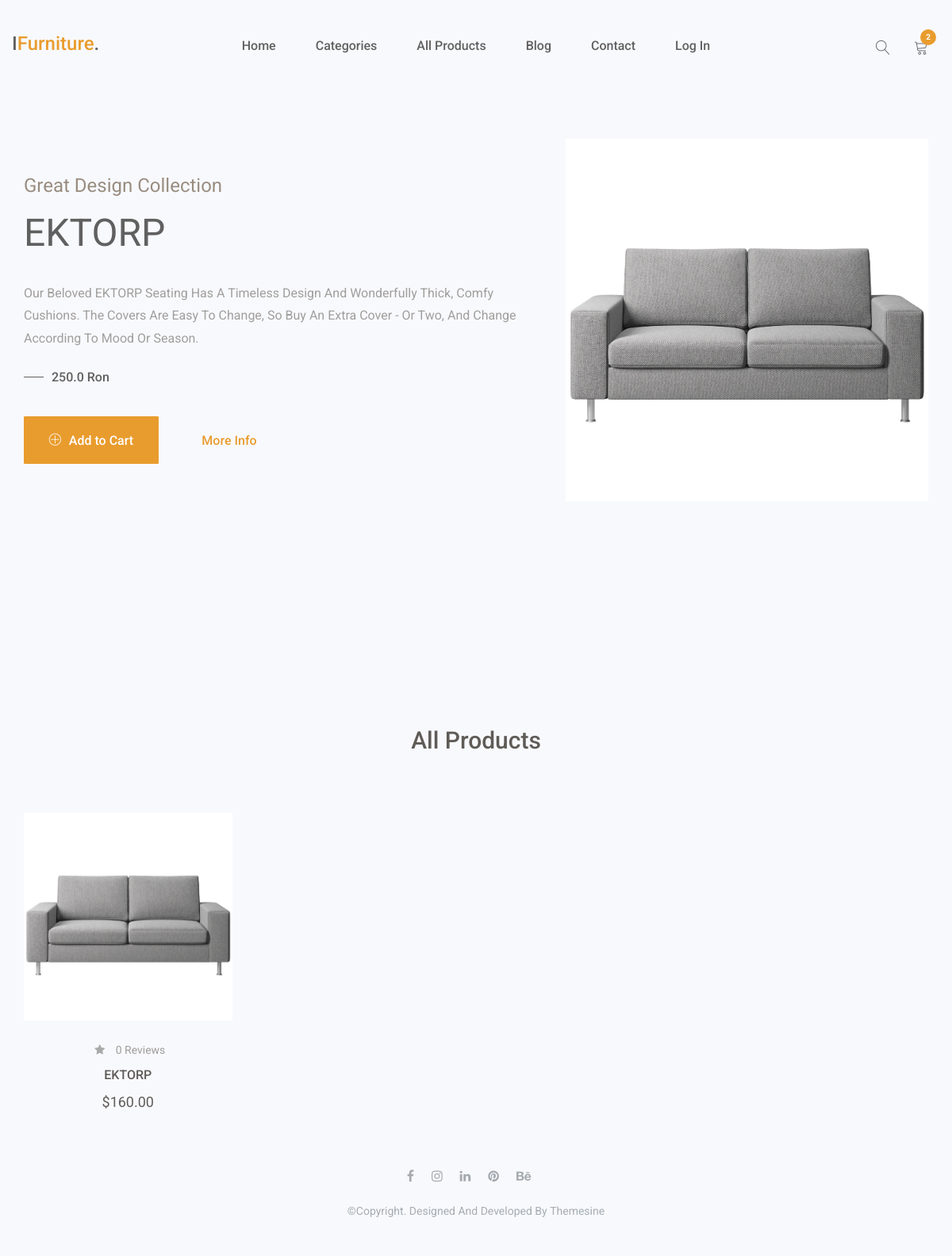
Before: /category/sofas/ with the older database file.
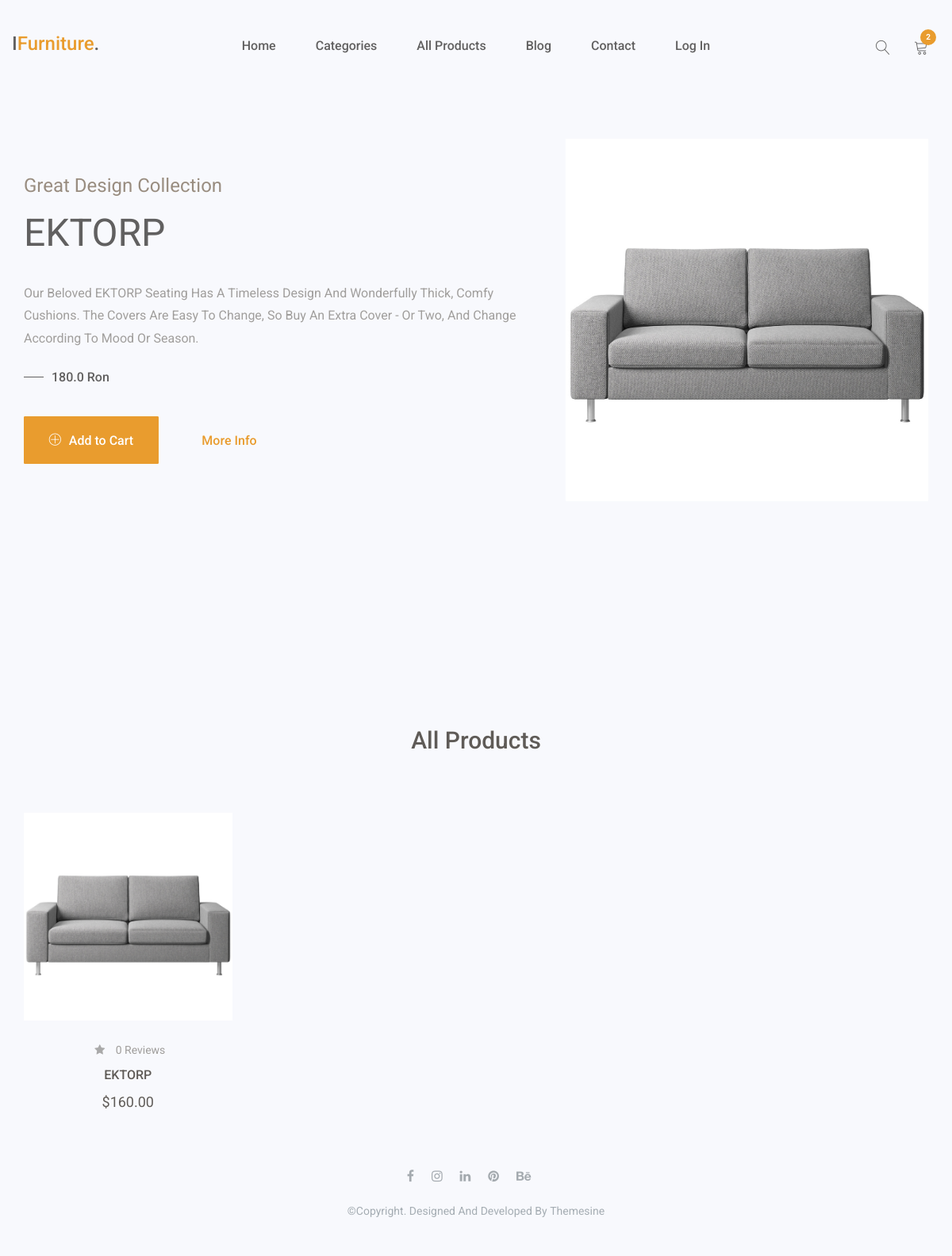
After: the same page with the newer database file.
### onlinestore/models.py (models this page shows, shortened)
class Product(models.Model):
    name=models.CharField(max_length=256)
    description=models.TextField()
    date_added=models.DateField(auto_now_add=True)
    dimensions=models.CharField(max_length=128)
    weight=models.FloatField()
    image=models.ImageField(upload_to='product_images')
    price=models.FloatField()
    featured=models.BooleanField(default=False)
    reduced_price=models.BooleanField(default=False)
    new_price=models.FloatField(default=None)
    category=models.ForeignKey(Category,on_delete=models.CASCADE)
    tags=models.ManyToManyField(Tag)
    class Meta:
        ordering=['-date_added','name']
        get_latest_by='date_added'

### onlinestore/views.py (the view)
class CategoryDetails(View):
    model=Category
    template_name='onlinestore/category_details.html'
    def get(self,request,slug):
        category=get_object_or_404(self.model,slug__iexact=slug)
        products=category.product_set.all()
        banner_product=random.choice(products)
        context={'category':category,'product_list':products,'banner_product':banner_product}
        return render(request,self.template_name,context=context)

### onlinestore/templates/onlinestore/category_details.html
{% extends parent_template|default:'onlinestore/onlinestore_base.html'%}
{% block content %}
<div id="header-carousel" class="carousel slide carousel-fade" data-ride="carousel">
				<div class="carousel-inner" role="listbox">
					<div class="item active">
						<div class="single-slide-item slide1">
							<div class="container">
								<div class="welcome-hero-content">
									<div class="row">
										<div class="col-sm-7">
											<div class="single-welcome-hero">
												<div class="welcome-hero-txt">
													<h4>great design collection</h4>
													<h2>{{ banner_product.name}}</h2>
													<p>
														{{banner_product.description}}
													</p>
													<div class="packages-price">
														<p>
															{{banner_product.new_price}} Ron
														</p>
													</div>
													<button class="btn-cart welcome-add-cart" onclick="window.location.href='#'">
														<span class="lnr lnr-plus-circle"></span>
														add <span>to</span> cart
													</button>
													<button class="btn-cart welcome-add-cart welcome-more-info" onclick="window.location.href='#'">
														more info
													</button>
												</div>
											</div>
										</div>
										<div class="col-sm-5">
											<div class="single-welcome-hero">
												<div class="welcome-hero-img">
													<img src="{{banner_product.image.url}}" alt="slider image">
												</div>
											</div>
										</div>
									</div>
								</div>
							</div>
						</div>
					</div>
				</div>
			</div>
		<section id="feature" class="feature">
			<div class="container">
				<div class="section-header">
					<h2>All Products</h2>
				</div>
				<div class="feature-content">
					<div class="row">
						{% for product in product_list %}
						<div class="col-sm-3">
							<div class="single-feature">
								<img src="{{product.image.url}}" alt="feature image">
								<div class="single-feature-txt text-center">
									<p>
										<span class="spacial-feature-icon"><i class="fa fa-star"></i></span>
										<span class="feature-review">{{product.review_set.count}} Reviews</span>
									</p>
									<h3><a href="#">{{product.name}}</a></h3>
									<h5>$160.00</h5>
								</div>
							</div>
						</div>
						{% endfor %}
					</div>
				</div>
			</div>
		</section>
{% endblock content %}

Changed rows visible on the page:
changed Product "EKTORP": new_price "250.0" → "180.0"
